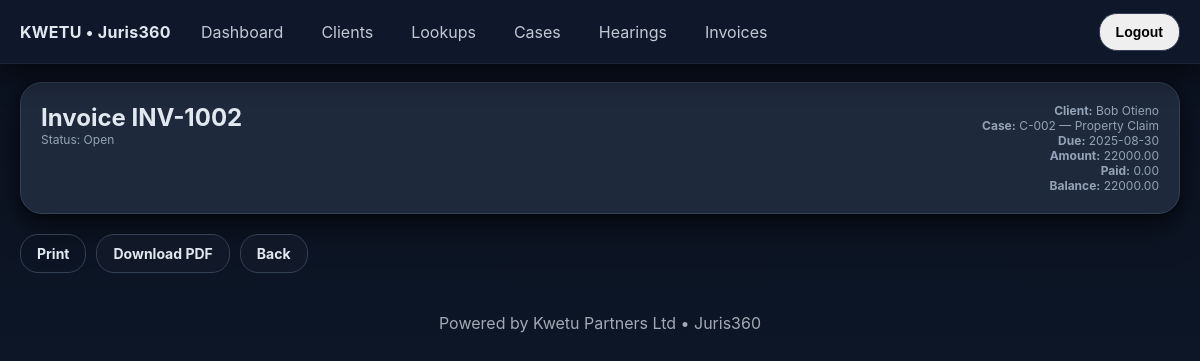
Page /invoices/2 (signed in) on the earlier database version.
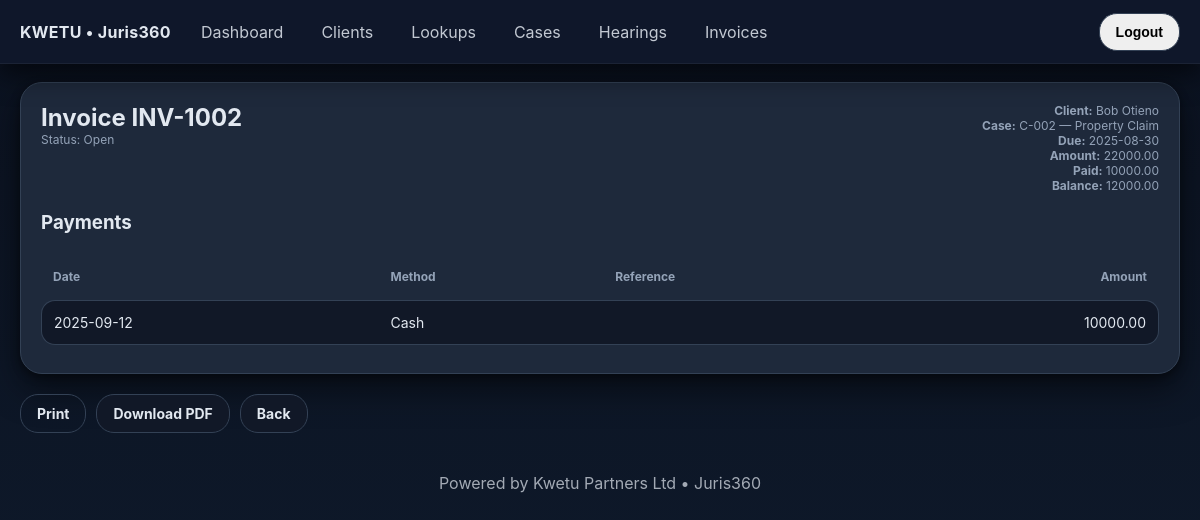
Same page on the later database version.
### app.py (models this page shows)
class Payment(db.Model):
    id = db.Column(db.Integer, primary_key=True)
    invoice_id = db.Column(db.Integer, db.ForeignKey('invoice.id', ondelete='CASCADE'), nullable=False)
    amount = db.Column(db.Numeric(12,2), nullable=False)
    date = db.Column(db.Date, nullable=False, default=date.today)
    method = db.Column(db.String(30))
    reference = db.Column(db.String(80))
    note = db.Column(db.Text)
    invoice = db.relationship('Invoice', back_populates='payments')

### app.py (the view)
@app.get('/invoices/<int:id>')
@login_required
def invoice_view(id):
    inv = Invoice.query.get_or_404(id)
    pays = inv.payments.order_by(Payment.date.asc(), Payment.id.asc()).all()
    paid, balance = _invoice_paid_balance(inv)
    return render_template('invoice_print.html', inv=inv, payments=pays, paid=paid, balance=balance)

### app.py (called while the page is built)
def login_required(view):
    @wraps(view)
    def _wrap(*a, **kw):
        if not app.config['REQUIRE_LOGIN'] or session.get('user'):
            return view(*a, **kw)
        return redirect(url_for('login', next=request.path))
    return _wrap

@app.context_processor
def inject_globals():
    return dict(config=app.config, session=session)

def _invoice_paid_balance(inv: Invoice):
    paid = db.session.query(func.coalesce(func.sum(Payment.amount), 0)).filter(Payment.invoice_id == inv.id).scalar() or 0
    paid = Decimal(paid)
    total = Decimal(inv.amount or 0)
    return paid, (total - paid)

### templates/invoice_print.html (shortened to what this page needs)
{% extends "base.html" %}
{% block content %}
<div class="card" id="printArea">
  <div style="display:flex;justify-content:space-between;align-items:flex-start">
    <div>
      <h1 style="margin:0">Invoice {{ inv.number }}</h1>
      <div class="small">Status: {{ inv.status.name }}</div>
    </div>
    <div class="small" style="text-align:right">
      <div><strong>Client:</strong> {{ inv.client.name }}</div>
      <div><strong>Case:</strong> {{ inv.case.ref }} — {{ inv.case.title }}</div>
      <div><strong>Due:</strong> {{ inv.due_date.strftime('%Y-%m-%d') if inv.due_date else '—' }}</div>
      <div><strong>Amount:</strong> {{ '%.2f'|format(inv.amount or 0) }}</div>
      <div><strong>Paid:</strong> {{ '%.2f'|format(paid or 0) }}</div>
      <div><strong>Balance:</strong> {{ '%.2f'|format(balance or 0) }}</div>
    </div>
  </div>
  {% if payments %}
  <h3 style="margin-top:18px">Payments</h3>
  <table>
    <thead><tr><th>Date</th><th>Method</th><th>Reference</th><th style="text-align:right">Amount</th></tr></thead>
    <tbody>
      {% for p in payments %}
      <tr>
        <td>{{ p.date.strftime('%Y-%m-%d') }}</td>
        <td>{{ p.method or '' }}</td>
        <td>{{ p.reference or '' }}</td>
        <td style="text-align:right">{{ '%.2f'|format(p.amount) }}</td>
      </tr>
      {% endfor %}
    </tbody>
  </table>
  {% endif %}
</div>
<div class="no-print" style="margin-top:12px;display:flex;gap:10px">
  <a class="btn" onclick="window.print()">Print</a>
  <a class="btn ghost" href="{{ url_for('invoice_pdf', id=inv.id) }}">Download PDF</a>
  <a class="btn ghost" href="{{ url_for('invoices') }}">Back</a>
</div>
{% endblock %}

Differences in the rows shown:
added Payment: date "2025-09-12", method "Cash", amount "10000.00"
Other differences:
{{ '%.2f'|format(paid or 0) }}: "0.00" → "10000.00"
{{ '%.2f'|format(balance or 0) }}: "22000.00" → "12000.00"
text now shown: "Payments Date Method Reference Amount"
